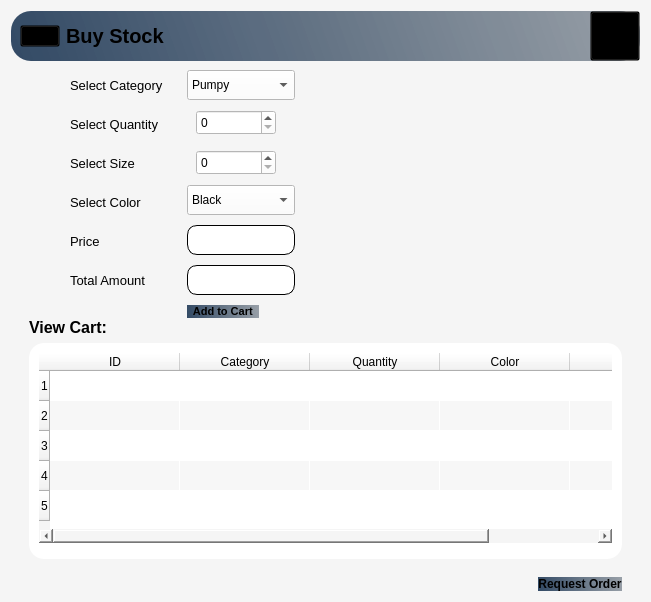
      <widget class="QWidget" name="page_BuyStock">
       <property name="styleSheet">
        <string notr="true">*{
background-color:#f5f5f5;
}
#HeaderFrame_6{
background-color:qlineargradient(spread:pad,x1:0,y1:0.505682,x2:1,y2:0.477,stop:0 rgba(20,47,78,219),stop:1 rgba(85,98,112,150));
 border-radius: 20px;
}

#txt_PriceperShoes,#txt_PayableAmount{
background-color:#fff;
border-radius: 10px;
border: 1px solid #000000
}
#btn_AddtoCart,#btn_RequestOrder{
background-color:qlineargradient(spread:pad,x1:0,y1:0.505682,x2:1,y2:0.477,stop:0 rgba(20,47,78,219),stop:1 rgba(85,98,112,150));
 border-radius: 15px;
}
#widget_45,QLabel,QPushButton,#widget_46,#Table_BuyCart{
background:transparent;
}
QComboBox,QSpinBox{
background-color:#ffffff;
}
#widget_55{
background-color:#ffffff;
 border-radius: 15px;
}
#btn_AddtoCart:hover,#btn_RequestOrder:hover{
background-color:#ececec;
}
#accountBtn_7:hover{
background-color:#ececec;
 border-radius: 20px;
}</string>
       </property>
       <layout class="QHBoxLayout" name="horizontalLayout_65">
        <item>
         <widget class="QWidget" name="widget_44" native="true">
          <layout class="QVBoxLayout" name="verticalLayout_48">
           <property name="spacing">
            <number>0</number>
           </property>
           <property name="leftMargin">
            <number>0</number>
           </property>
           <property name="topMargin">
            <number>0</number>
           </property>
           <property name="rightMargin">
            <number>0</number>
           </property>
           <property name="bottomMargin">
            <number>0</number>
           </property>
           <item alignment="Qt::AlignTop">
            <widget class="QWidget" name="HeaderFrame_6" native="true">
             <property name="autoFillBackground">
              <bool>false</bool>
             </property>
             <layout class="QHBoxLayout" name="horizontalLayout_66">
              <property name="spacing">
               <number>0</number>
              </property>
              <property name="leftMargin">
               <number>0</number>
              </property>
              <property name="topMargin">
               <number>0</number>
              </property>
              <property name="rightMargin">
               <number>0</number>
              </property>
              <property name="bottomMargin">
               <number>0</number>
              </property>
              <item alignment="Qt::AlignLeft">
               <widget class="QWidget" name="widget_45" native="true">
                <layout class="QHBoxLayout" name="horizontalLayout_67">
                 <property name="topMargin">
                  <number>0</number>
                 </property>
                 <property name="bottomMargin">
                  <number>0</number>
                 </property>
                 <item>
                  <widget class="QPushButton" name="menuBtn_7">
                   <property name="text">
                    <string/>
                   </property>
                   <property name="icon">
                    <iconset resource="Resource.qrc">
                     <normaloff>:/Black Icons/Graphics/featherBlack/menu.svg</normaloff>:/Black Icons/Graphics/featherBlack/menu.svg</iconset>
                   </property>
                   <property name="iconSize">
                    <size>
                     <width>24</width>
                     <height>24</height>
                    </size>
                   </property>
                  </widget>
                 </item>
                 <item>
                  <widget class="QLabel" name="appHeader_7">
                   <property name="font">
                    <font>
                     <pointsize>15</pointsize>
                     <weight>75</weight>
                     <bold>true</bold>
                    </font>
                   </property>
                   <property name="text">
                    <string>Buy Stock</string>
                   </property>
                  </widget>
                 </item>
                </layout>
               </widget>
              </item>
              <item>
               <widget class="QWidget" name="widget_46" native="true">
                <layout class="QHBoxLayout" name="horizontalLayout_68">
                 <property name="spacing">
                  <number>0</number>
                 </property>
                 <property name="leftMargin">
                  <number>0</number>
                 </property>
                 <property name="topMargin">
                  <number>0</number>
                 </property>
                 <property name="rightMargin">
                  <number>0</number>
                 </property>
                 <property name="bottomMargin">
                  <number>0</number>
                 </property>
                 <item alignment="Qt::AlignRight">
                  <widget class="QPushButton" name="accountBtn_7">
                   <property name="minimumSize">
                    <size>
                     <width>50</width>
                     <height>50</height>
                    </size>
                   </property>
                   <property name="text">
                    <string/>
                   </property>
                   <property name="icon">
                    <iconset resource="Resource.qrc">
                     <normaloff>:/Black Icons/Graphics/featherBlack/user.svg</normaloff>:/Black Icons/Graphics/featherBlack/user.svg</iconset>
                   </property>
                   <property name="iconSize">
                    <size>
                     <width>32</width>
                     <height>32</height>
                    </size>
                   </property>
                  </widget>
                 </item>
                </layout>
               </widget>
              </item>
             </layout>
            </widget>
           </item>
           <item>
            <widget class="QWidget" name="widget_47" native="true">
             <layout class="QHBoxLayout" name="horizontalLayout_69">
              <property name="topMargin">
               <number>0</number>
              </property>
              <property name="bottomMargin">
               <number>0</number>
              </property>
              <item alignment="Qt::AlignHCenter|Qt::AlignTop">
               <widget class="QWidget" name="widget_49" native="true">
                <layout class="QVBoxLayout" name="verticalLayout_49">
                 <property name="spacing">
                  <number>24</number>
                 </property>
                 <property name="leftMargin">
                  <number>50</number>
                 </property>
                 <property name="topMargin">
                  <number>17</number>
                 </property>
                 <item>
                  <widget class="QLabel" name="label_26">
                   <property name="font">
                    <font>
                     <pointsize>10</pointsize>
                    </font>
                   </property>
                   <property name="text">
                    <string>Select Category</string>
                   </property>
                  </widget>
                 </item>
                 <item>
                  <widget class="QLabel" name="label_27">
                   <property name="font">
                    <font>
                     <pointsize>10</pointsize>
                    </font>
                   </property>
                   <property name="text">
                    <string>Select Quantity</string>
                   </property>
                  </widget>
                 </item>
                 <item>
                  <widget class="QLabel" name="label_28">
                   <property name="font">
                    <font>
                     <pointsize>10</pointsize>
                    </font>
                   </property>
                   <property name="text">
                    <string>Select Size</string>
                   </property>
                  </widget>
                 </item>
                 <item>
                  <widget class="QLabel" name="label_29">
                   <property name="font">
                    <font>
                     <pointsize>10</pointsize>
                    </font>
                   </property>
                   <property name="text">
                    <string>Select Color</string>
                   </property>
                  </widget>
                 </item>
                 <item>
                  <widget class="QLabel" name="label_30">
                   <property name="font">
                    <font>
                     <pointsize>10</pointsize>
                    </font>
                   </property>
                   <property name="text">
                    <string>Price</string>
                   </property>
                  </widget>
                 </item>
                 <item alignment="Qt::AlignTop">
                  <widget class="QLabel" name="label_47">
                   <property name="font">
                    <font>
                     <pointsize>10</pointsize>
                    </font>
                   </property>
                   <property name="text">
                    <string>Total Amount</string>
                   </property>
                  </widget>
                 </item>
                </layout>
               </widget>
              </item>
              <item>
               <widget class="QWidget" name="widget_50" native="true">
                <layout class="QVBoxLayout" name="verticalLayout_50">
                 <property name="spacing">
                  <number>10</number>
                 </property>
                 <property name="bottomMargin">
                  <number>0</number>
                 </property>
                 <item>
                  <widget class="QComboBox" name="cmb_Category">
                   <property name="minimumSize">
                    <size>
                     <width>0</width>
                     <height>30</height>
                    </size>
                   </property>
                   <item>
                    <property name="text">
                     <string>Pumpy</string>
                    </property>
                   </item>
                   <item>
                    <property name="text">
                     <string>Sandles</string>
                    </property>
                   </item>
                   <item>
                    <property name="text">
                     <string>Sneakers</string>
                    </property>
                   </item>
                  </widget>
                 </item>
                 <item alignment="Qt::AlignLeft|Qt::AlignTop">
                  <widget class="QWidget" name="widget_52" native="true">
                   <layout class="QVBoxLayout" name="verticalLayout_51">
                    <property name="spacing">
                     <number>15</number>
                    </property>
                    <property name="topMargin">
                     <number>0</number>
                    </property>
                    <property name="bottomMargin">
                     <number>0</number>
                    </property>
                    <item>
                     <widget class="QSpinBox" name="spb_Quantity">
                      <property name="minimumSize">
                       <size>
                        <width>80</width>
                        <height>25</height>
                       </size>
                      </property>
                     </widget>
                    </item>
                    <item>
                     <widget class="QSpinBox" name="spb_Size">
                      <property name="minimumSize">
                       <size>
                        <width>50</width>
                        <height>25</height>
                       </size>
                      </property>
                     </widget>
                    </item>
                   </layout>
                  </widget>
                 </item>
                 <item>
                  <widget class="QComboBox" name="cmb_Color">
                   <property name="minimumSize">
                    <size>
                     <width>0</width>
                     <height>30</height>
                    </size>
                   </property>
                   <item>
                    <property name="text">
                     <string>Black</string>
                    </property>
                   </item>
                   <item>
                    <property name="text">
                     <string>Red</string>
                    </property>
                   </item>
                   <item>
                    <property name="text">
                     <string>White</string>
                    </property>
                   </item>
                   <item>
                    <property name="text">
                     <string>Grey</string>
                    </property>
                   </item>
                  </widget>
                 </item>
                 <item>
                  <widget class="QLineEdit" name="txt_PriceperShoes">
                   <property name="minimumSize">
                    <size>
                     <width>0</width>
                     <height>30</height>
                    </size>
                   </property>
                  </widget>
                 </item>
                 <item>
                  <widget class="QLineEdit" name="txt_PayableAmount">
                   <property name="minimumSize">
                    <size>
                     <width>30</width>
                     <height>30</height>
                    </size>
                   </property>
                  </widget>
                 </item>
                 <item alignment="Qt::AlignLeft|Qt::AlignTop">
                  <widget class="QPushButton" name="btn_AddtoCart">
                   <property name="font">
                    <font>
                     <pointsize>8</pointsize>
                     <weight>75</weight>
                     <bold>true</bold>
                    </font>
                   </property>
                   <property name="text">
                    <string>  Add to Cart  </string>
                   </property>
                   <property name="icon">
                    <iconset resource="Resource.qrc">
                     <normaloff>:/White Icons/Graphics/featherBlack/shopping-cart.png</normaloff>:/White Icons/Graphics/featherBlack/shopping-cart.png</iconset>
                   </property>
                   <property name="iconSize">
                    <size>
                     <width>20</width>
                     <height>20</height>
                    </size>
                   </property>
                  </widget>
                 </item>
                </layout>
               </widget>
              </item>
              <item>
               <widget class="QWidget" name="widget_51" native="true">
                <layout class="QHBoxLayout" name="horizontalLayout_70">
                 <item>
                  <spacer name="horizontalSpacer_9">
                   <property name="orientation">
                    <enum>Qt::Horizontal</enum>
                   </property>
                   <property name="sizeHint" stdset="0">
                    <size>
                     <width>303</width>
                     <height>20</height>
                    </size>
                   </property>
                  </spacer>
                 </item>
                </layout>
               </widget>
              </item>
             </layout>
            </widget>
           </item>
           <item>
            <widget class="QWidget" name="widget_48" native="true">
             <layout class="QVBoxLayout" name="verticalLayout_52">
              <property name="spacing">
               <number>0</number>
              </property>
              <property name="topMargin">
               <number>0</number>
              </property>
              <property name="bottomMargin">
               <number>0</number>
              </property>
              <item>
               <widget class="QWidget" name="widget_53" native="true">
                <layout class="QVBoxLayout" name="verticalLayout_53">
                 <property name="leftMargin">
                  <number>9</number>
                 </property>
                 <property name="topMargin">
                  <number>0</number>
                 </property>
                 <property name="rightMargin">
                  <number>9</number>
                 </property>
                 <property name="bottomMargin">
                  <number>9</number>
                 </property>
                 <item>
                  <widget class="QLabel" name="label_48">
                   <property name="font">
                    <font>
                     <pointsize>12</pointsize>
                     <weight>75</weight>
                     <bold>true</bold>
                    </font>
                   </property>
                   <property name="text">
                    <string>View Cart:</string>
                   </property>
                  </widget>
                 </item>
                 <item>
                  <widget class="QWidget" name="widget_55" native="true">
                   <layout class="QVBoxLayout" name="verticalLayout_54">
                    <property name="bottomMargin">
                     <number>15</number>
                    </property>
                    <item>
                     <widget class="QTableWidget" name="Table_BuyCart">
                      <property name="alternatingRowColors">
                       <bool>true</bool>
                      </property>
                      <property name="rowCount">
                       <number>5</number>
                      </property>
                      <attribute name="horizontalHeaderDefaultSectionSize">
                       <number>130</number>
                      </attribute>
                      <attribute name="horizontalHeaderStretchLastSection">
                       <bool>true</bool>
                      </attribute>
                      <row/>
                      <row/>
                      <row/>
                      <row/>
                      <row/>
                      <column>
                       <property name="text">
                        <string>ID</string>
                       </property>
                      </column>
                      <column>
                       <property name="text">
                        <string>Category</string>
                       </property>
                      </column>
                      <column>
                       <property name="text">
                        <string>Quantity</string>
                       </property>
                      </column>
                      <column>
                       <property name="text">
                        <string>Color</string>
                       </property>
                      </column>
                      <column>
                       <property name="text">
                        <string>Total</string>
                       </property>
                      </column>
                     </widget>
                    </item>
                   </layout>
                  </widget>
                 </item>
                </layout>
               </widget>
              </item>
              <item alignment="Qt::AlignRight">
               <widget class="QWidget" name="widget_54" native="true">
                <layout class="QVBoxLayout" name="verticalLayout_55">
                 <property name="topMargin">
                  <number>9</number>
                 </property>
                 <property name="bottomMargin">
                  <number>0</number>
                 </property>
                 <item>
                  <widget class="QPushButton" name="btn_RequestOrder">
                   <property name="font">
                    <font>
                     <weight>75</weight>
                     <bold>true</bold>
                    </font>
                   </property>
                   <property name="text">
                    <string>Request Order</string>
                   </property>
                   <property name="icon">
                    <iconset resource="Resource.qrc">
                     <normaloff>:/White Icons/Graphics/featherBlack/checkout.png</normaloff>:/White Icons/Graphics/featherBlack/checkout.png</iconset>
                   </property>
                   <property name="iconSize">
                    <size>
                     <width>20</width>
                     <height>20</height>
                    </size>
                   </property>
                  </widget>
                 </item>
                </layout>
               </widget>
              </item>
             </layout>
            </widget>
           </item>
          </layout>
         </widget>
        </item>
       </layout>
      </widget>
